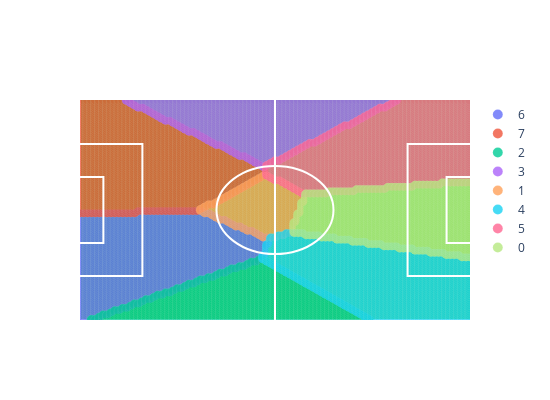

Here is the notebook cell this chart was saved with:
### Markdown cell above
### Role matrix

### Code cell
from collections import defaultdict

matrix_role = json.load(open("role_matrix.json",'r'))

##we create a dictionary in the form: role->[list of points associated to the role]
role_points = defaultdict(list)

for x in matrix_role:
    for y in matrix_role[x]:
        role = matrix_role[x][y]
        role_points[role].append((x,y))
traces = []

for role in role_points:
    traces.append(go.Scatter(
              x=[x[0] for x in role_points[role]],
              y=[x[1] for x in role_points[role]],
              mode='markers',
              opacity=0.8,
              marker={
                  'size': 10,
                  'line': {'width': 0.1, 'color': 'white'}
              },
              name=role
          ))


fig = go.Figure( data = traces + [
                                go.Scatter(
                                    showlegend=False,
                                    y=[0, 100],
                                    x=[50, 50],
                                    mode='lines',
                                    line={'width': 2, 'color': 'white'}
                                ),
                                go.Scatter(
                                    showlegend=False,
                                    y=[20, 20, 80, 80],
                                    x=[0, 16, 16, 0],
                                    mode='lines',
                                    line={'width': 2, 'color': 'white'},
                                ),
                                go.Scatter(
                                    showlegend=False,
                                    y=[20, 20, 80, 80],
                                    x=[100, 84, 84, 100],
                                    mode='lines',
                                    line={'width': 2, 'color': 'white'}
                                ),
                                go.Scatter(
                                    showlegend=False,
                                    y=[35, 35, 65, 65],
                                    x=[100, 94, 94, 100],
                                    mode='lines',
                                    line={'width': 2, 'color': 'white'}
                                ),
                                go.Scatter(
                                    showlegend=False,
                                    y=[35, 35, 65, 65],
                                    x=[0, 6, 6, 0],
                                    mode='lines',
                                    line={'width': 2, 'color': 'white'}
                                ), ],

                            layout = 
                                go.Layout(
                                    hovermode='closest',
                                    autosize=True,
                                    width=550,
                                    height=400,
                                    plot_bgcolor='rgb(59,205,55)',
                                    xaxis={
                                        'range': [0, 100],
                                        'showgrid': False,
                                        'showticklabels': False,
                                    },
                                    yaxis={
                                        'range': [0, 100],
                                        'showgrid': False,
                                        'showticklabels': False,
                                    },
                                    shapes=[
                                        {
                                            'type': 'circle',
                                            'xref': 'x',
                                            'yref': 'y',
                                            'y0': 30,
                                            'x0': 35,
                                            'y1': 70,
                                            'x1': 65,
                                            'line': {
                                                'color': 'white',
                                            },
                                        }]) )
                                
py.iplot(fig)

### Figure 1 — Plotly figure (JSON) as saved in the notebook; plotly's stock layout.template omitted (floating-point values rounded to 4 significant figures; data arrays with more than 128 entries replaced by an {"elided": "..."} marker saying what was removed)
{"data": [{"marker": {"line": {"color": "white", "width": 0.1}, "size": 10}, "mode": "markers", "name": "6", "opacity": 0.8, "type": "scatter", "x": {"elided": "1626 str values"}, "y": {"elided": "1626 str values"}}, {"marker": {"line": {"color": "white", "width": 0.1}, "size": 10}, "mode": "markers", "name": "7", "opacity": 0.8, "type": "scatter", "x": {"elided": "1752 str values"}, "y": {"elided": "1752 str values"}}, {"marker": {"line": {"color": "white", "width": 0.1}, "size": 10}, "mode": "markers", "name": "2", "opacity": 0.8, "type": "scatter", "x": {"elided": "1039 str values"}, "y": {"elided": "1039 str values"}}, {"marker": {"line": {"color": "white", "width": 0.1}, "size": 10}, "mode": "markers", "name": "3", "opacity": 0.8, "type": "scatter", "x": {"elided": "1101 str values"}, "y": {"elided": "1101 str values"}}, {"marker": {"line": {"color": "white", "width": 0.1}, "size": 10}, "mode": "markers", "name": "1", "opacity": 0.8, "type": "scatter", "x": {"elided": "440 str values"}, "y": {"elided": "440 str values"}}, {"marker": {"line": {"color": "white", "width": 0.1}, "size": 10}, "mode": "markers", "name": "4", "opacity": 0.8, "type": "scatter", "x": {"elided": "1480 str values"}, "y": {"elided": "1480 str values"}}, {"marker": {"line": {"color": "white", "width": 0.1}, "size": 10}, "mode": "markers", "name": "5", "opacity": 0.8, "type": "scatter", "x": {"elided": "1596 str values"}, "y": {"elided": "1596 str values"}}, {"marker": {"line": {"color": "white", "width": 0.1}, "size": 10}, "mode": "markers", "name": "0", "opacity": 0.8, "type": "scatter", "x": {"elided": "1167 str values"}, "y": {"elided": "1167 str values"}}, {"line": {"color": "white", "width": 2}, "mode": "lines", "showlegend": false, "type": "scatter", "x": [50, 50], "y": [0, 100]}, {"line": {"color": "white", "width": 2}, "mode": "lines", "showlegend": false, "type": "scatter", "x": [0, 16, 16, 0], "y": [20, 20, 80, 80]}, {"line": {"color": "white", "width": 2}, "mode": "lines", "showlegend": false, "type": "scatter", "x": [100, 84, 84, 100], "y": [20, 20, 80, 80]}, {"line": {"color": "white", "width": 2}, "mode": "lines", "showlegend": false, "type": "scatter", "x": [100, 94, 94, 100], "y": [35, 35, 65, 65]}, {"line": {"color": "white", "width": 2}, "mode": "lines", "showlegend": false, "type": "scatter", "x": [0, 6, 6, 0], "y": [35, 35, 65, 65]}], "layout": {"autosize": true, "height": 400, "hovermode": "closest", "plot_bgcolor": "rgb(59,205,55)", "shapes": [{"line": {"color": "white"}, "type": "circle", "x0": 35, "x1": 65, "xref": "x", "y0": 30, "y1": 70, "yref": "y"}], "width": 550, "xaxis": {"range": [0, 100], "showgrid": false, "showticklabels": false}, "yaxis": {"range": [0, 100], "showgrid": false, "showticklabels": false}}}
